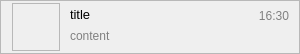
<?xml version="1.0" encoding="UTF-8"?>
<ui version="4.0">
 <class>Frame</class>
 <widget class="QFrame" name="Frame">
  <property name="geometry">
   <rect>
    <x>0</x>
    <y>0</y>
    <width>300</width>
    <height>54</height>
   </rect>
  </property>
  <property name="windowTitle">
   <string>Frame</string>
  </property>
  <property name="frameShape">
   <enum>QFrame::StyledPanel</enum>
  </property>
  <property name="frameShadow">
   <enum>QFrame::Raised</enum>
  </property>
  <widget class="QFrame" name="frame">
   <property name="geometry">
    <rect>
     <x>0</x>
     <y>0</y>
     <width>300</width>
     <height>54</height>
    </rect>
   </property>
   <property name="maximumSize">
    <size>
     <width>300</width>
     <height>54</height>
    </size>
   </property>
   <property name="frameShape">
    <enum>QFrame::StyledPanel</enum>
   </property>
   <property name="frameShadow">
    <enum>QFrame::Raised</enum>
   </property>
   <widget class="QLabel" name="lblTitle">
    <property name="geometry">
     <rect>
      <x>70</x>
      <y>6</y>
      <width>181</width>
      <height>16</height>
     </rect>
    </property>
    <property name="font">
     <font>
      <family>Arial</family>
      <pointsize>10</pointsize>
      <weight>9</weight>
      <italic>false</italic>
      <bold>false</bold>
     </font>
    </property>
    <property name="styleSheet">
     <string notr="true">font: 75 10pt &quot;微软雅黑&quot;;</string>
    </property>
    <property name="text">
     <string>title</string>
    </property>
   </widget>
   <widget class="QLabel" name="lblContent">
    <property name="geometry">
     <rect>
      <x>70</x>
      <y>28</y>
      <width>218</width>
      <height>16</height>
     </rect>
    </property>
    <property name="font">
     <font>
      <family>Arial</family>
      <pointsize>9</pointsize>
      <weight>50</weight>
      <italic>false</italic>
      <bold>false</bold>
     </font>
    </property>
    <property name="styleSheet">
     <string notr="true">color: rgb(128, 128, 128);
font: 9pt &quot;微软雅黑&quot;;</string>
    </property>
    <property name="text">
     <string>content</string>
    </property>
    <property name="textFormat">
     <enum>Qt::RichText</enum>
    </property>
   </widget>
   <widget class="QFrame" name="frameImg">
    <property name="geometry">
     <rect>
      <x>12</x>
      <y>3</y>
      <width>48</width>
      <height>48</height>
     </rect>
    </property>
    <property name="frameShape">
     <enum>QFrame::StyledPanel</enum>
    </property>
    <property name="frameShadow">
     <enum>QFrame::Raised</enum>
    </property>
   </widget>
   <widget class="QLabel" name="lblTime">
    <property name="geometry">
     <rect>
      <x>258</x>
      <y>6</y>
      <width>31</width>
      <height>20</height>
     </rect>
    </property>
    <property name="font">
     <font>
      <family>Arial</family>
      <pointsize>9</pointsize>
      <weight>50</weight>
      <italic>false</italic>
      <bold>false</bold>
     </font>
    </property>
    <property name="styleSheet">
     <string notr="true">color: rgb(128, 128, 128);
font: 9pt &quot;微软雅黑&quot;;</string>
    </property>
    <property name="text">
     <string>16:30</string>
    </property>
    <property name="textFormat">
     <enum>Qt::RichText</enum>
    </property>
    <property name="alignment">
     <set>Qt::AlignRight|Qt::AlignTrailing|Qt::AlignVCenter</set>
    </property>
   </widget>
  </widget>
 </widget>
 <resources/>
 <connections/>
</ui>
